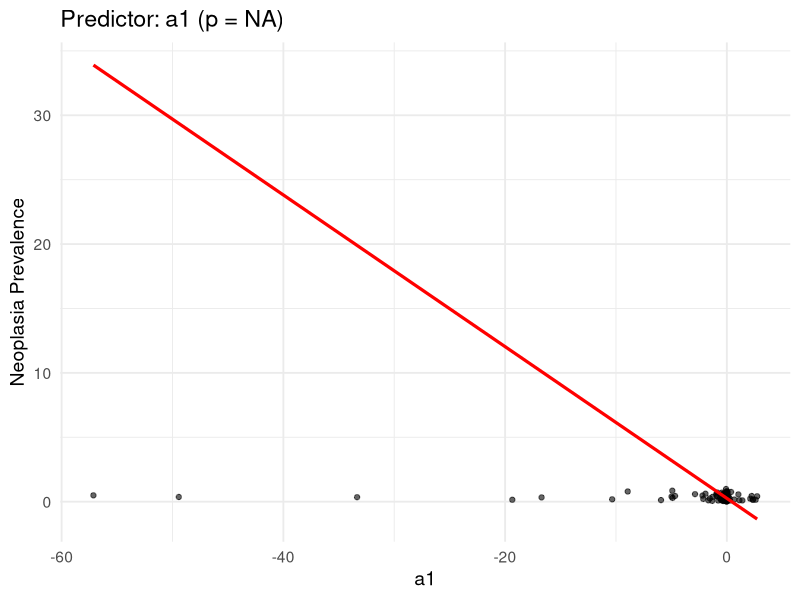
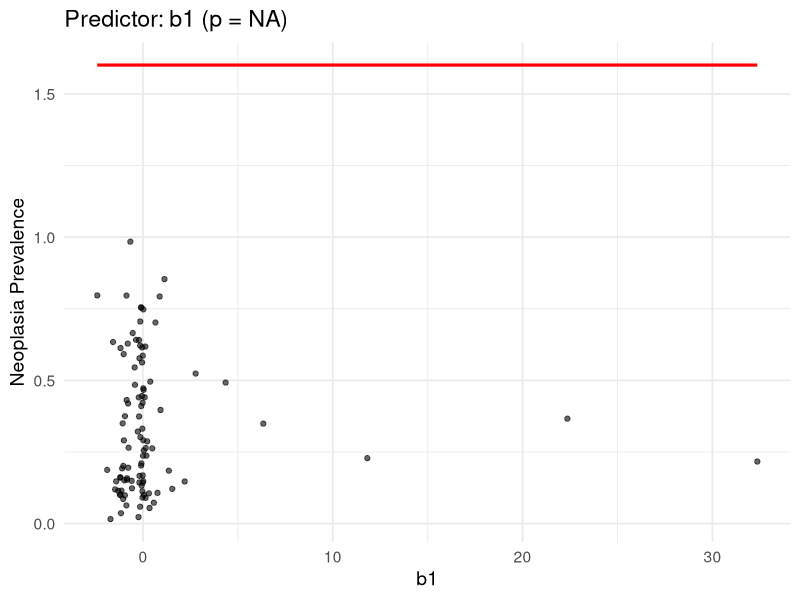
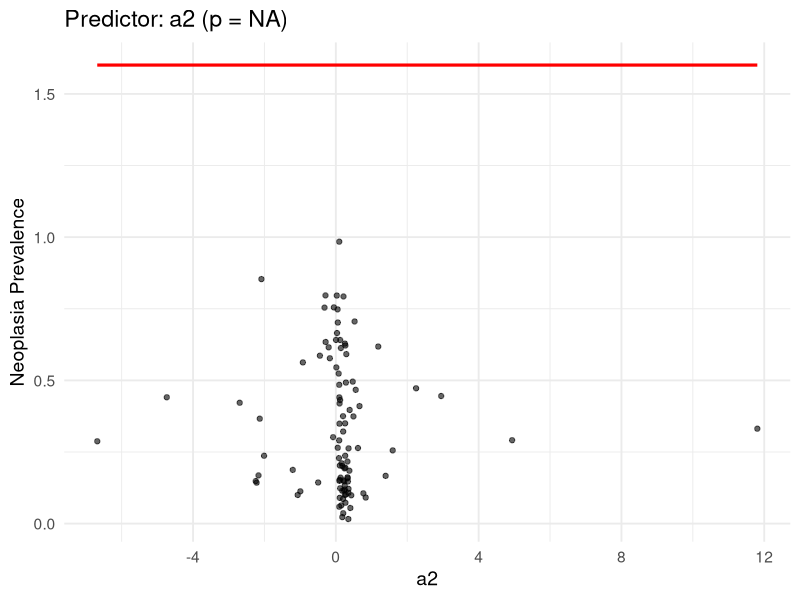
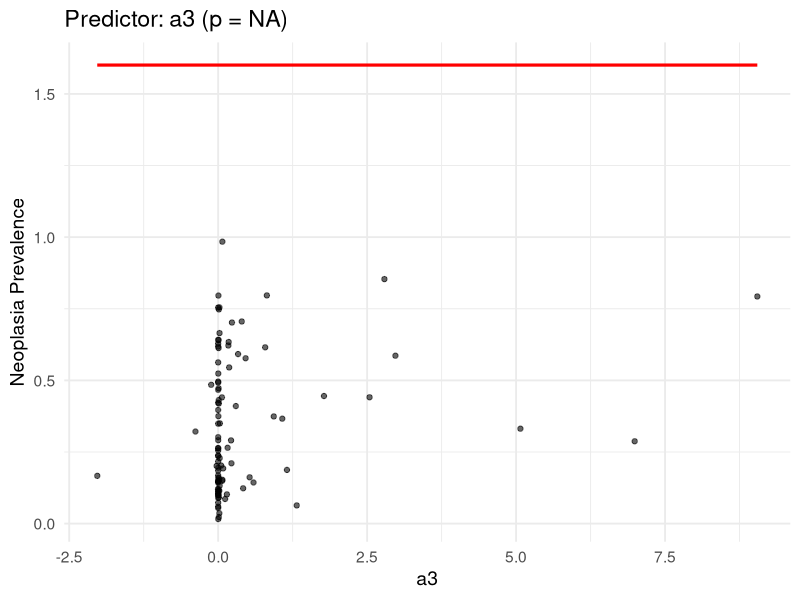
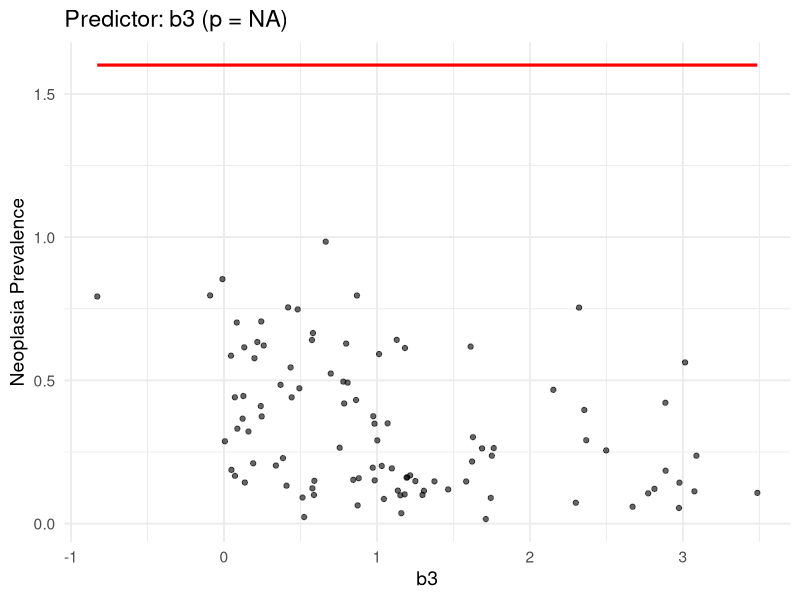
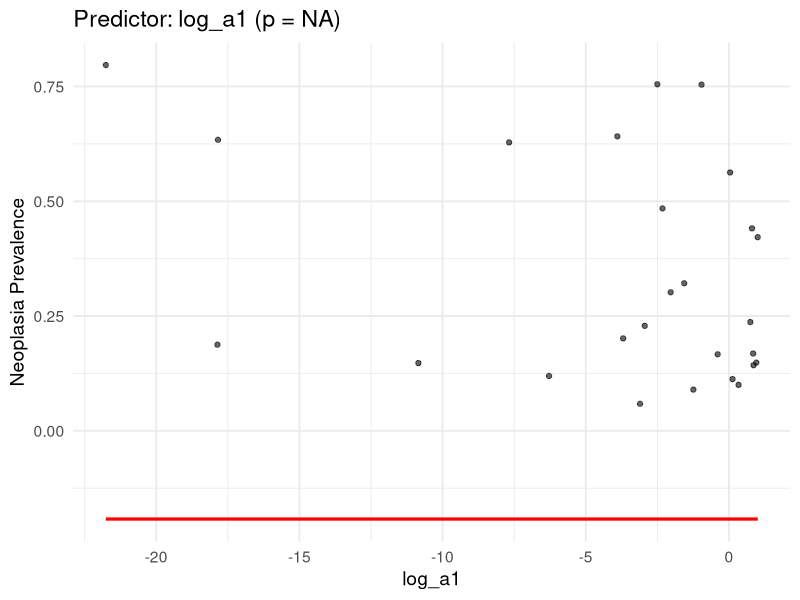
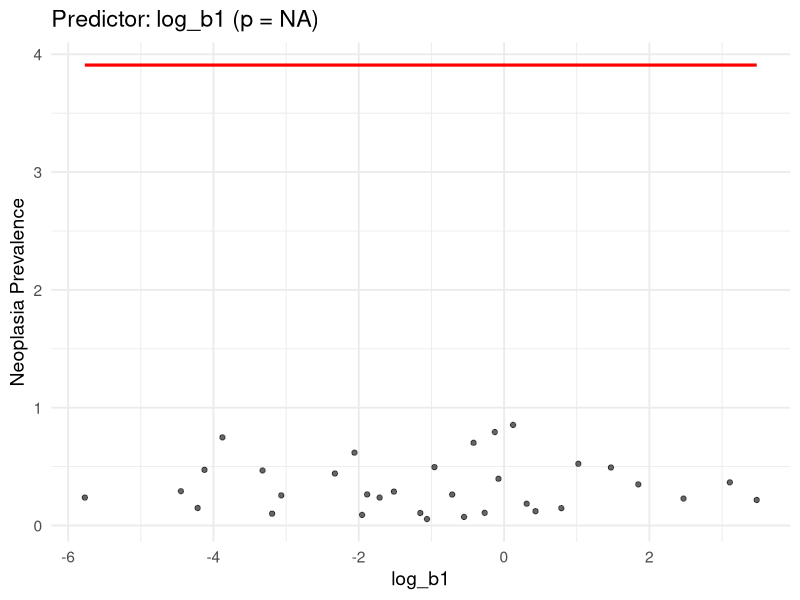
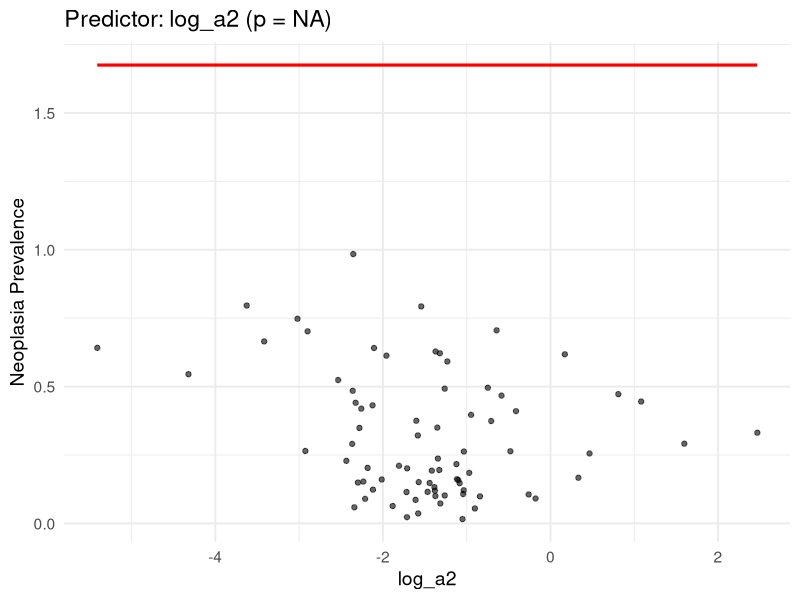

The R script that drew these images, in order:
library(ggplot2)
library(dplyr)
library(purrr)

# ---- Load data ----
data <- read.csv("Fall 2025/Siler/siler_parameters_all_species.csv")

# ---- Predictors and response ----
params <- c("a1", "b1", "a2", "a3", "b3")
response_var <- "neoplasia_prevalence"

# ---- Create log-transformed predictors ----
for (p in params) {
  data[[paste0("log_", p)]] <- ifelse(data[[p]] > 0, log(data[[p]]), NA)
}

all_predictors <- c(params, paste0("log_", params))

# ---- Fit multivariable linear regression (raw + log) ----
lm_all <- lm(as.formula(
  paste(response_var, "~", paste(all_predictors, collapse = " + "))
), data = data)

summary_lm <- summary(lm_all)

# ---- Print regression equation ----
coefs <- summary_lm$coefficients
eq <- paste0("neoplasia_prevalence = ", round(coefs["(Intercept)","Estimate"], 3))
for (p in rownames(coefs)[-1]) {
  eq <- paste0(eq, " + (", round(coefs[p,"Estimate"], 3), ")*", p)
}
cat("Regression Equation (raw + log predictors):\n")
cat(eq, "\n\n")

# ---- Print p-values ----
cat("P-values for each predictor:\n")
pvals <- coefs[-1,"Pr(>|t|)"]
for (p in names(pvals)) {
  cat(p, ":", signif(pvals[p], 3), "\n")
}

# ---- Function to create scatter + predicted line plot for one predictor ----
plot_predictor <- function(predictor) {
  df_clean <- data[is.finite(data[[predictor]]), ]
  
  # Hold other predictors at mean
  newdat <- df_clean %>%
    summarise(across(all_of(all_predictors), mean, na.rm = TRUE)) %>%
    slice(rep(1, 200))
  
  # Predictor grid
  newdat[[predictor]] <- seq(min(df_clean[[predictor]], na.rm = TRUE),
                             max(df_clean[[predictor]], na.rm = TRUE),
                             length.out = 200)
  
  # Predicted values from multivariable model
  newdat$predicted <- predict(lm_all, newdata = newdat)
  
  # Scatter points
  df_scatter <- df_clean %>%
    select(all_of(predictor), all_of(response_var)) %>%
    rename(x = all_of(predictor), y = all_of(response_var))
  
  # Get p-value for this predictor
  p_val <- signif(pvals[predictor], 3)
  
  # Plot
  ggplot() +
    geom_point(data = df_scatter, aes(x = x, y = y), alpha = 0.6) +
    geom_line(data = newdat, aes(x = .data[[predictor]], y = predicted), color = "red", size = 1.1) +
    labs(title = paste0("Predictor: ", predictor, " (p = ", p_val, ")"),
         x = predictor,
         y = "Neoplasia Prevalence") +
    theme_minimal(base_size = 14)
}

# ---- Generate plots for each predictor individually ----
for (p in all_predictors) {
  print(plot_predictor(p))
}
